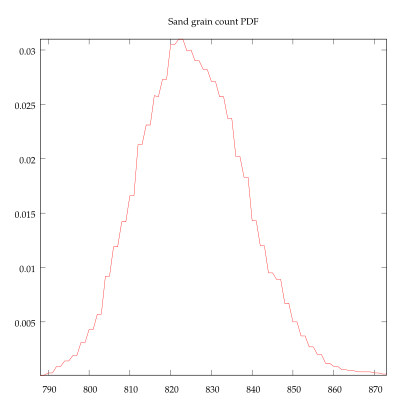

This figure's gnuplot source:
# Use this as a template to graph results
set terminal pdf enhance font "palatino,10" size 4,4

set output 'pr_grains.pdf'
set title  "Sand grain count PDF"

set palette rgb 21,22,23

set autoscale xfix
set autoscale yfix
set autoscale cbfix

set datafile missing '0'

#xmin = 
#xmax = GPVAL_X_MAX
#set xrange [xmin:xmax] noreverse nowriteback

plot 'pr_grains.dat' using 1:($2 == 0 ? NaN : $2) with lines ls 1 notitle
